Frame 1 (no input): blank canvas, image omitted
Frame 60 (no input): blank canvas, image omitted
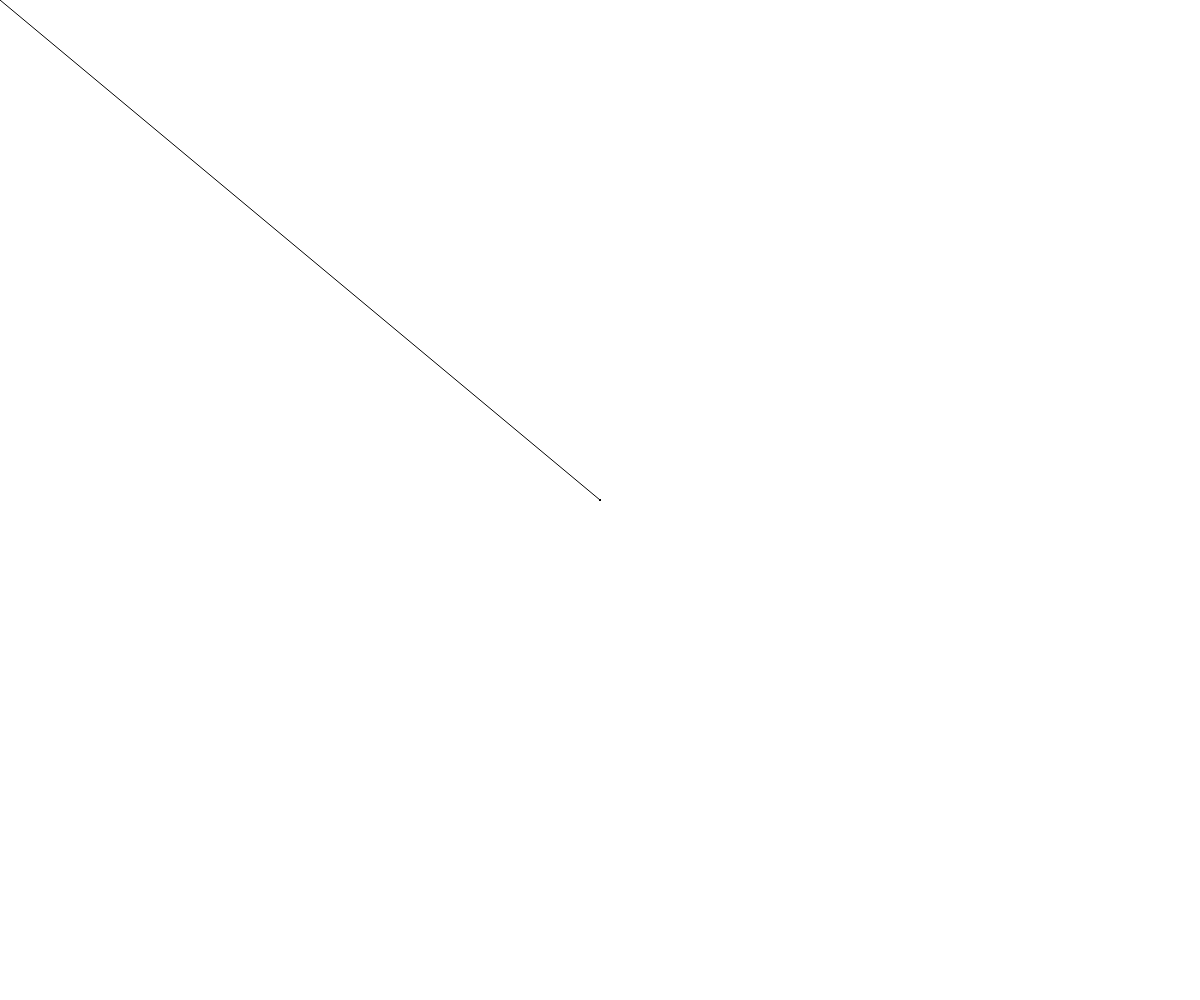
Frame 120 (the mouse pressed at the canvas centre since frame 60)

The p5.js sketch whose frames 1 and 60 were blank and that drew this single picture after the mouse press (run headless with seeded random() and noise() and a simulated clock; from frame 60 on, the mouse is pressed at the canvas centre):

// p5.js sketch
// ── sketch.js
// Line Art Demo
// Zach Mesnch
// September 9th, 2019
//

function setup() {
  createCanvas(windowWidth, windowHeight);
  background(255);
}

function draw() {
  if (mouseIsPressed) {
    line(mouseX, mouseY, pmouseX, pmouseY)
  }
}
